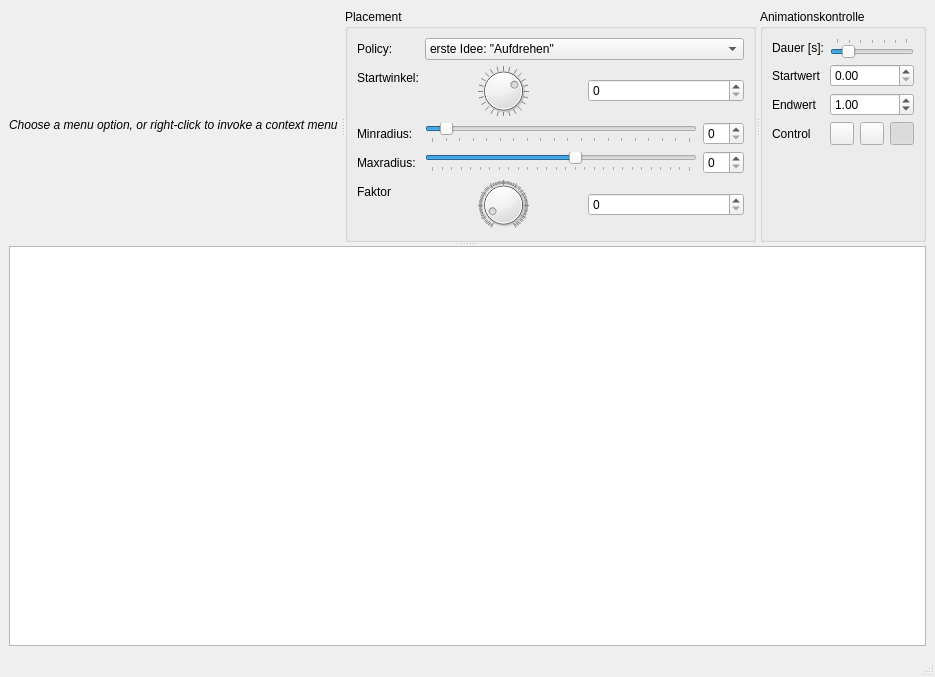
<?xml version="1.0" encoding="UTF-8"?>
<ui version="4.0">
 <class>MainWindow</class>
 <widget class="QMainWindow" name="MainWindow">
  <property name="geometry">
   <rect>
    <x>0</x>
    <y>0</y>
    <width>913</width>
    <height>591</height>
   </rect>
  </property>
  <property name="windowTitle">
   <string>MainWindow</string>
  </property>
  <widget class="QWidget" name="centralwidget">
   <layout class="QVBoxLayout" name="verticalLayout">
    <item>
     <widget class="QSplitter" name="splitter_2">
      <property name="orientation">
       <enum>Qt::Orientation::Vertical</enum>
      </property>
      <widget class="QSplitter" name="splitter">
       <property name="orientation">
        <enum>Qt::Orientation::Horizontal</enum>
       </property>
       <widget class="QLabel" name="infoLabel">
        <property name="text">
         <string>
				   &lt;i&gt;Choose a menu option, or right-click to
				   invoke a context menu&lt;/i&gt;
			   </string>
        </property>
        <property name="alignment">
         <set>Qt::AlignmentFlag::AlignCenter</set>
        </property>
       </widget>
       <widget class="QGroupBox" name="gb_placement">
        <property name="title">
         <string>Placement</string>
        </property>
        <layout class="QFormLayout" name="formLayout">
         <item row="0" column="0">
          <widget class="QLabel" name="label_4">
           <property name="text">
            <string>Policy:</string>
           </property>
          </widget>
         </item>
         <item row="0" column="1">
          <widget class="QComboBox" name="cb_PlacementPolicies">
           <item>
            <property name="text">
             <string>erste Idee: &quot;Aufdrehen&quot;</string>
            </property>
           </item>
           <item>
            <property name="text">
             <string>zweite Idee: positionieren und Abstände berechnen...</string>
            </property>
           </item>
          </widget>
         </item>
         <item row="1" column="0">
          <widget class="QLabel" name="label">
           <property name="text">
            <string>Startwinkel:</string>
           </property>
          </widget>
         </item>
         <item row="1" column="1">
          <layout class="QHBoxLayout" name="horizontalLayout">
           <item>
            <widget class="QDial" name="d_start">
             <property name="maximum">
              <number>360</number>
             </property>
             <property name="pageStep">
              <number>15</number>
             </property>
             <property name="value">
              <number>120</number>
             </property>
             <property name="invertedAppearance">
              <bool>true</bool>
             </property>
             <property name="wrapping">
              <bool>true</bool>
             </property>
             <property name="notchTarget">
              <double>15.000000000000000</double>
             </property>
             <property name="notchesVisible">
              <bool>true</bool>
             </property>
            </widget>
           </item>
           <item>
            <widget class="QSpinBox" name="sb_dstart"/>
           </item>
          </layout>
         </item>
         <item row="2" column="0">
          <widget class="QLabel" name="label_2">
           <property name="text">
            <string>Minradius:</string>
           </property>
          </widget>
         </item>
         <item row="2" column="1">
          <layout class="QHBoxLayout" name="horizontalLayout_75">
           <item>
            <widget class="QSlider" name="r_min">
             <property name="minimum">
              <number>10</number>
             </property>
             <property name="maximum">
              <number>200</number>
             </property>
             <property name="value">
              <number>20</number>
             </property>
             <property name="orientation">
              <enum>Qt::Orientation::Horizontal</enum>
             </property>
             <property name="tickPosition">
              <enum>QSlider::TickPosition::TicksBelow</enum>
             </property>
            </widget>
           </item>
           <item>
            <widget class="QSpinBox" name="sb_rmin"/>
           </item>
          </layout>
         </item>
         <item row="3" column="0">
          <widget class="QLabel" name="label_3">
           <property name="text">
            <string>Maxradius:</string>
           </property>
          </widget>
         </item>
         <item row="3" column="1">
          <layout class="QHBoxLayout" name="horizontalLayout_3e">
           <item>
            <widget class="QSlider" name="r_max">
             <property name="minimum">
              <number>90</number>
             </property>
             <property name="maximum">
              <number>360</number>
             </property>
             <property name="sliderPosition">
              <number>240</number>
             </property>
             <property name="orientation">
              <enum>Qt::Orientation::Horizontal</enum>
             </property>
             <property name="tickPosition">
              <enum>QSlider::TickPosition::TicksBelow</enum>
             </property>
            </widget>
           </item>
           <item>
            <widget class="QSpinBox" name="sb_rmax"/>
           </item>
          </layout>
         </item>
         <item row="4" column="0">
          <widget class="QLabel" name="komischerFaktorLabel">
           <property name="text">
            <string>Faktor</string>
           </property>
          </widget>
         </item>
         <item row="4" column="1">
          <layout class="QHBoxLayout" name="horizontalLayout_2">
           <item>
            <widget class="QDial" name="d_faktor">
             <property name="maximum">
              <number>1000</number>
             </property>
             <property name="pageStep">
              <number>100</number>
             </property>
             <property name="value">
              <number>100</number>
             </property>
             <property name="orientation">
              <enum>Qt::Orientation::Horizontal</enum>
             </property>
             <property name="invertedAppearance">
              <bool>false</bool>
             </property>
             <property name="invertedControls">
              <bool>false</bool>
             </property>
             <property name="notchTarget">
              <double>10.000000000000000</double>
             </property>
             <property name="notchesVisible">
              <bool>true</bool>
             </property>
            </widget>
           </item>
           <item>
            <widget class="QSpinBox" name="sb_dfaktor"/>
           </item>
          </layout>
         </item>
        </layout>
       </widget>
       <widget class="QGroupBox" name="gb_anim">
        <property name="title">
         <string>Animationskontrolle</string>
        </property>
        <layout class="QFormLayout" name="formLayout_2">
         <item row="0" column="0">
          <widget class="QLabel" name="label_5">
           <property name="text">
            <string>Dauer [s]:</string>
           </property>
          </widget>
         </item>
         <item row="0" column="1">
          <widget class="QSlider" name="sl_anidur">
           <property name="minimum">
            <number>1</number>
           </property>
           <property name="maximum">
            <number>60</number>
           </property>
           <property name="value">
            <number>10</number>
           </property>
           <property name="orientation">
            <enum>Qt::Orientation::Horizontal</enum>
           </property>
           <property name="tickPosition">
            <enum>QSlider::TickPosition::TicksAbove</enum>
           </property>
          </widget>
         </item>
         <item row="1" column="0">
          <widget class="QLabel" name="startwertLabel">
           <property name="text">
            <string>Startwert</string>
           </property>
          </widget>
         </item>
         <item row="1" column="1">
          <widget class="QDoubleSpinBox" name="dsb_anistartwert"/>
         </item>
         <item row="2" column="0">
          <widget class="QLabel" name="endwertLabel">
           <property name="text">
            <string>Endwert</string>
           </property>
          </widget>
         </item>
         <item row="2" column="1">
          <widget class="QDoubleSpinBox" name="dsb_aniendwert">
           <property name="value">
            <double>1.000000000000000</double>
           </property>
          </widget>
         </item>
         <item row="3" column="0">
          <widget class="QLabel" name="controlLabel">
           <property name="text">
            <string>Control</string>
           </property>
          </widget>
         </item>
         <item row="3" column="1">
          <layout class="QHBoxLayout" name="hla_anictrl">
           <item>
            <widget class="QToolButton" name="tb_rev">
             <property name="icon">
              <iconset theme="QIcon::ThemeIcon::MediaSkipBackward"/>
             </property>
             <property name="checkable">
              <bool>true</bool>
             </property>
            </widget>
           </item>
           <item>
            <widget class="QToolButton" name="tb_playPause">
             <property name="icon">
              <iconset theme="QIcon::ThemeIcon::MediaPlaybackStart"/>
             </property>
             <property name="checkable">
              <bool>true</bool>
             </property>
            </widget>
           </item>
           <item>
            <widget class="QToolButton" name="tb_fwd">
             <property name="icon">
              <iconset theme="QIcon::ThemeIcon::MediaSkipForward"/>
             </property>
             <property name="checkable">
              <bool>true</bool>
             </property>
             <property name="checked">
              <bool>true</bool>
             </property>
            </widget>
           </item>
          </layout>
         </item>
        </layout>
       </widget>
      </widget>
      <widget class="QGraphicsView" name="gv">
       <property name="sizePolicy">
        <sizepolicy hsizetype="MinimumExpanding" vsizetype="MinimumExpanding">
         <horstretch>0</horstretch>
         <verstretch>0</verstretch>
        </sizepolicy>
       </property>
       <property name="minimumSize">
        <size>
         <width>600</width>
         <height>400</height>
        </size>
       </property>
       <property name="renderHints">
        <set>QPainter::RenderHint::Antialiasing|QPainter::RenderHint::TextAntialiasing</set>
       </property>
      </widget>
     </widget>
    </item>
   </layout>
  </widget>
  <widget class="QMenuBar" name="menubar">
   <property name="geometry">
    <rect>
     <x>0</x>
     <y>0</y>
     <width>913</width>
     <height>21</height>
    </rect>
   </property>
  </widget>
  <widget class="QStatusBar" name="statusbar"/>
 </widget>
 <resources/>
 <connections/>
</ui>
